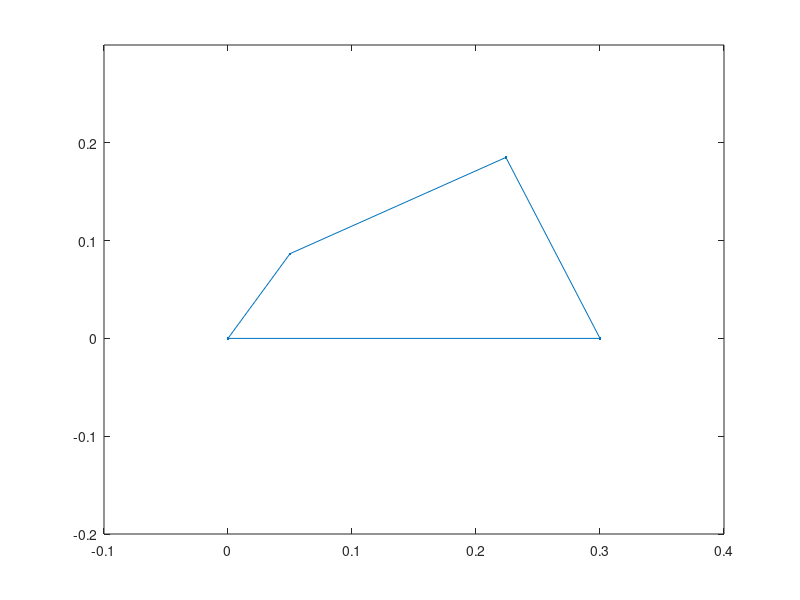

Write the MATLAB code that produced this figure.
% Define link lengths
l1 = 30e-2;
l2 = 10e-2;
l3 = 20e-2;
l4 = 20e-2;

% Simulate trajectory
N = 100;
th1 = linspace( pi, pi, N )';
th2 = linspace( 0, 2*pi, N )' + pi/3;

x = [0 -pi/2];
for k = 1 : N
    x = fsolve( @(x) [ l1*cos(th1(k)) + l2*cos(th2(k)) + l3*cos(x(1)) + l4*cos(x(2)) 
                       l1*sin(th1(k)) + l2*sin(th2(k)) + l3*sin(x(1)) + l4*sin(x(2)) ], x );
    th3(k) = x(1);
    th4(k) = x(2);
end

% Animate 
figure
h = plot( 0, 0 );
axis( [-.1 .4 -.2 .3 ] )
fps = 20;

for k = 1 : N
    set( h, 'XData', cumsum( [0 l2*cos(th2(k)) l3*cos(th3(k)) l4*cos(th4(k)) l1*cos(th1(k))] ), ...
            'YData', cumsum( [0 l2*sin(th2(k)) l3*sin(th3(k)) l4*sin(th4(k)) l1*sin(th1(k))] ) );
    pause( 1/fps )
end

% Define desired trajectory
x = linspace( 10e-2, 10e-2, N );
y = linspace( -10e-2, 10e-2, N );

% [x y] * Rz + ones(N,2) * eye(2) * [px py]'